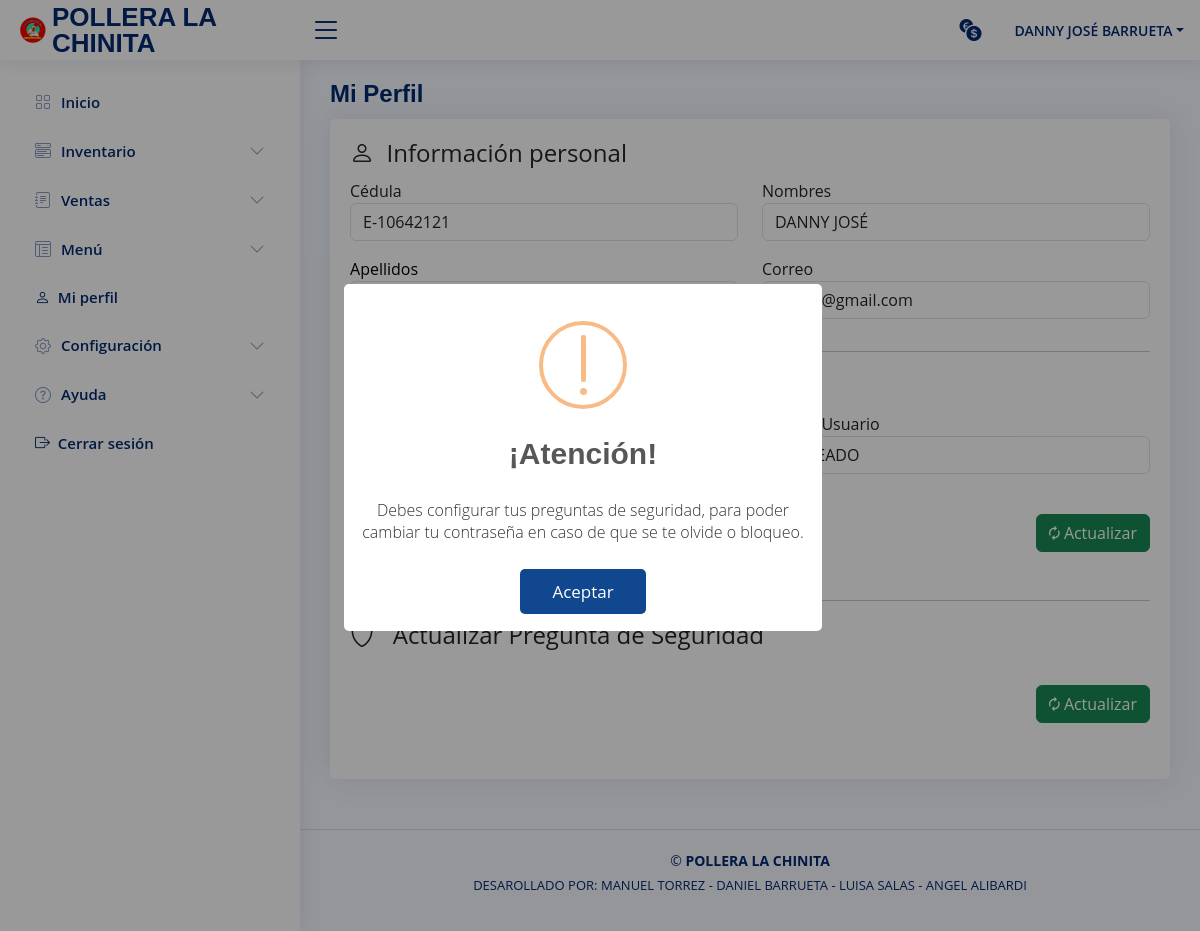
Before: /vista/mi_perfil.php (signed in) with the older database file.
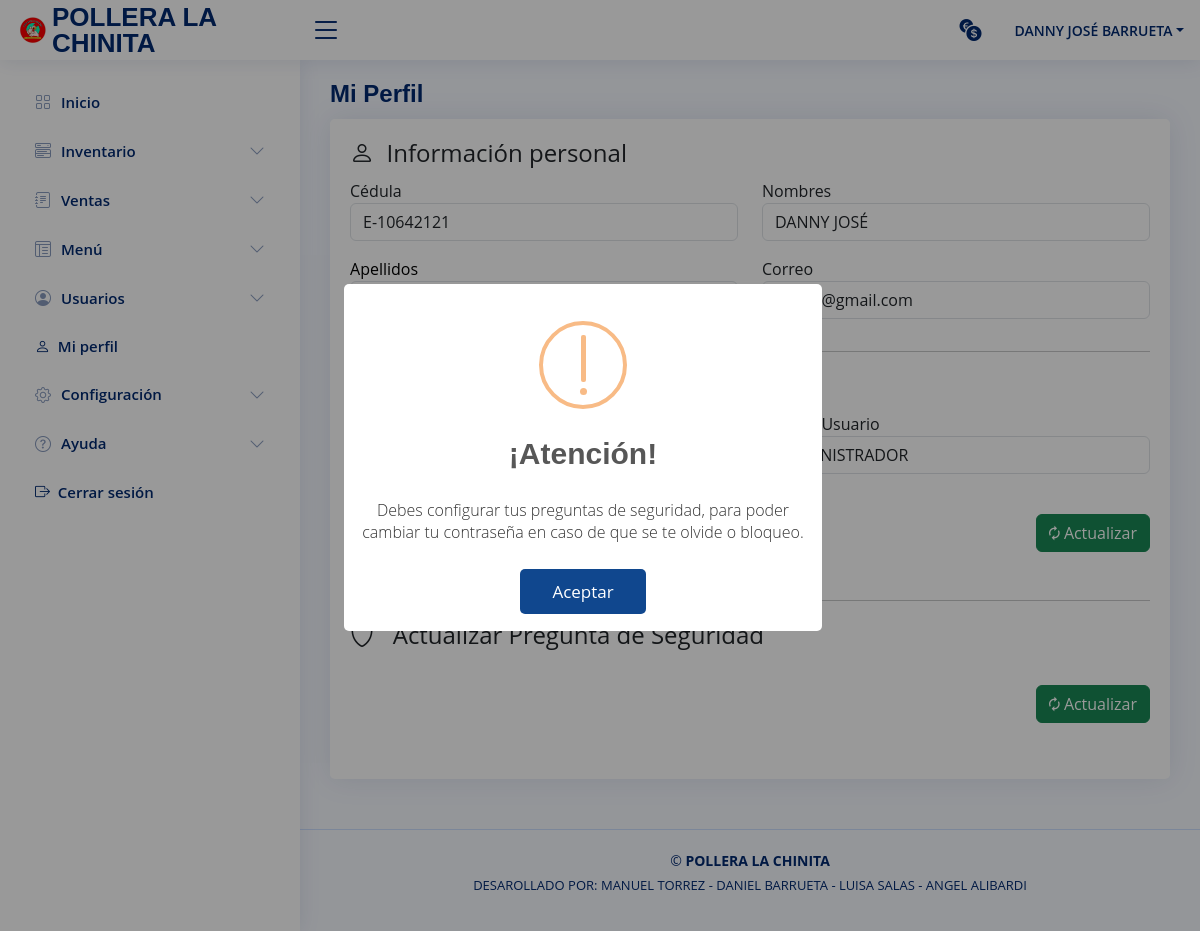
After: the same page with the newer database file.
### tables this page shows
CREATE TABLE `usuario` (
  `id_usuario` int NOT NULL,
  `cedula` varchar(10) NOT NULL,
  `nombre` varchar(50) NOT NULL,
  `apellido` varchar(50) NOT NULL,
  `correo` varchar(70) NOT NULL,
  `contraseña` varchar(20) NOT NULL,
  `telefono` varchar(11) NOT NULL,
  `direccion` varchar(70) NOT NULL,
  `ultima_sesion` date DEFAULT NULL,
  `sesion_activa` tinyint NOT NULL,
  `inhabilitado` tinyint NOT NULL,
  `primer_inicio` tinyint(1) NOT NULL,
  `id_rol` int NOT NULL,
  `estado` int NOT NULL
);

CREATE TABLE `rol` (
  `id_rol` int NOT NULL,
  `nombre` varchar(20) NOT NULL,
  `estado` tinyint NOT NULL,
  `r_proveedores` tinyint NOT NULL,
  `m_proveedores` tinyint NOT NULL,
  `h_proveedores` tinyint NOT NULL,
  `r_categoria` tinyint NOT NULL,
  `r_presentacion` tinyint(1) NOT NULL,
  `r_productos` tinyint NOT NULL,
  `e_productos` tinyint NOT NULL,
  `g_venta` tinyint(1) NOT NULL,
  `d_venta` tinyint(1) NOT NULL,
  `f_venta` tinyint(1) NOT NULL,
  `est_venta` tinyint(1) NOT NULL,
  `r_servicio` tinyint(1) NOT NULL,
  `m_servicio` tinyint(1) NOT NULL,
  `r_cliente` tinyint(1) NOT NULL,
  `m_cliente` tinyint(1) NOT NULL,
  `h_cliente` tinyint(1) NOT NULL,
  `f_cliente` tinyint(1) NOT NULL,
  `r_empleado` tinyint(1) NOT NULL,
  `m_empleado` tinyint(1) NOT NULL,
  `r_rol` tinyint(1) NOT NULL,
  `m_rol` tinyint(1) NOT NULL,
  `m_cant_pregunta_seguridad` tinyint(1) NOT NULL,
  `m_tiempo_sesion` tinyint(1) NOT NULL,
  `m_cant_caracteres` tinyint(1) NOT NULL,
  `m_cant_simbolos` tinyint(1) NOT NULL,
  `m_cant_num` tinyint(1) NOT NULL,
  `v_bitacora` tinyint(1) NOT NULL
);

### include/datos_usuario_include.php (called while the page is built, shortened)
<?php
include_once("../modelo/modeloPrincipal.php");
$id_usuario = $_SESSION['id_usuario'];
$datos_usuario = modeloPrincipal::consultar("SELECT U.id_usuario, U.cedula, U.nombre, U.apellido, U.correo,
    U.contraseña, U.primer_inicio, R.nombre AS nombre_rol FROM usuario AS U INNER JOIN rol AS R ON R.id_rol = U.id_rol
    WHERE U.id_usuario = '$id_usuario'");
if (mysqli_num_rows($datos_usuario) > 0) {
    while ($row = mysqli_fetch_assoc($datos_usuario)) {
        $cedula_user = $row['cedula'];
        $nombre_user = $row['nombre'];
        $correo_user =  $row['correo'];
        $rol_usuario = $row['nombre_rol'];
    }
}

### modelo/modeloPrincipal.php (called while the page is built, shortened)
<?php
class modeloPrincipal {
    public static function Conexion(){
        if(!$con = mysqli_connect(SERVER, USER, PASSWORD)){
            die("Los datos de conexión con la base de datos ingresados son incorrectos, por favor verifique");
        }
        mysqli_set_charset($con, "utf8");
        return $con;
    }
    public static function consultar($query) {
        if (!$consul = mysqli_query(Self::Conexion(),$query)) {
            mysqli_query(Self::Conexion(),"ROLLBACK;");
            die(mysqli_error($query).' Error en la consulta SQL ejecutada ');
        }else{
            mysqli_query(Self::Conexion(),"COMMIT;");
        }
        return $consul;
    }
}

### vista/mi_perfil.php (the view, shortened to what the changed rows need)
<?php
if (!isset($_SESSION['logged_in']) || $_SESSION['logged_in'] !== true) {
	header('Location: ../index.php');
	exit();
}else{ ?>
  <!DOCTYPE html>
  <html lang="en">
    <head>
      <?php
        include_once("../include/css_include.php"); ?>
    </head>
    <body>
      <?php
        include_once("../include/header.php");
        include_once("../include/sliderbar.php"); ?>
      <main id="main" class="main">
        <div class="pagetitle"><h1>Mi Perfil</h1></div>
        <section class="section dashboard">
          <div class="row">
            <div class="col-lg-12">
              <div class="row">
                <div class="col-lg-12">
                  <div class="card">
                    <div class="card-body pb-3">
                      <?php require_once ("../include/datos_usuario_include.php"); ?>
                      <div class="mi_informacion_container col-10 col-lg-12 my-3">
                        <fieldset class="row mb-3">
                            <legend class="col-12 col-sm-12"><i class="bi bi-person"></i> &nbsp;Información personal</legend>
                            <div class="col-12 col-sm-6 col-md-6 col-lg-6 mb-3">
                              <div class="form-group">
                                  <label class="control-label">Cédula</label>
                                  <input type="text" pattern="[0-9\-]{1,30}" class="form-control" value="<?= $cedula_user; ?>" id="cedula" name="cedula" readOnly="true" maxlength="9">
                              </div>
                            </div>
                            <div class="col-12 col-sm-6 col-md-6 col-lg-6 mb-3">
                              <div class="form-group">
                                <label class="control-label">Nombres</label>
                                <input type="text" pattern="[A-Za-zÁÉÍÚÓáéíóúñÑ ]{3,30}" class="form-control" value="<?= $nombre_user; ?>" id="nombres" name="nombres" readOnly="true" maxlength="30">
                              </div>
                            </div>
                            <div class="col-12 col-sm-6 col-md-6 col-lg-6 mb-3">
                              <div class="form-group">
                                <label class="control-label text-black">Apellidos</label>
                              </div>
                            </div>
                            <div class="col-12 col-sm-6 col-md-6 col-lg-6 mb-3">
                              <div class="form-group">
                                <label class="control-label">Correo</label>
                                <input type="email" pattern="[A-Za-zÁÉÍÚÓáéíóúñÑ\@\.\0-9]{3,30}" class="form-control" value="<?= $correo_user; ?>" id="email" name="email" readOnly="true" maxlength="30">
                              </div>
                            </div>
                        </fieldset>
                        <fieldset class="row mb-4">
                            <legend><i class="bi-person-circle"></i> &nbsp;Datos de la Cuenta</legend>
                            <div class="col-12 col-sm-6 col-md-6 col-lg-6 mb-3">
                              <div class="form-group">
                                  <label class="control-label">Nombre de Usuario</label>
                              </div>
                            </div>
                            <div class="col-12 col-sm-6 col-md-6 col-lg-6 mb-3">
                                <div class="form-group">
                                    <label class="control-label">Tipo de Usuario</label>
                                    <input type="text" pattern="[A-Za-zÁÉÍÚÓáéíóúñÑ]{3,30}" class="form-control" value="<?= $rol_usuario; ?>" id="tipo_usuario" name="tipo_usuario" readOnly="true" maxlength="30">
                                </div>
                            </div>
                            <div class="col-12 my-4 text-center d-flex justify-content-end">
                                <button type="submit" class="btn btn-success text-white" data-bs-toggle="modal" data-bs-target="#info_user"><i class='zmdi zmdi-refresh'></i> Actualizar</button>
                            </div>
                        </fieldset>
                        <fieldset class="row">
                          <legend><i class="bi bi-shield"></i> &nbsp; Actualizar Pregunta de Seguridad</legend>
                          <div class="col-12 my-4 text-center d-flex justify-content-end">
                              <button type="submit" class="btn btn-success text-white" data-bs-toggle="modal" data-bs-target="#preguntas_seguridad"><i class='zmdi zmdi-refresh'></i> Actualizar</button>
                          </div>
                        </fieldset>
                      </div>
                    </div>
                  </div>
                </div>
              </div>
            </div>
          </div>
        </section>
      </main>
      <?php include_once("../include/footer.php"); ?>
    </body>
  </html>
<?php } ?>

### include/sliderbar.php (shortened to what the changed rows need)
<aside id="sidebar" class="sidebar">
  <ul class="sidebar-nav" id="sidebar-nav">
    <li class="nav-item">
      <a class="nav-link collapsed" href="inicio.php">
        <i class="bi bi-grid"></i>
        <span>Inicio</span>
      </a>
    </li>
    <li class="nav-item">
      <a class="nav-link collapsed" data-bs-target="#components-nav" data-bs-toggle="collapse" href="#">
        <i class="bi bi-menu-button-wide"></i>
        <span>Inventario</span>
        <i class="bi bi-chevron-down ms-auto"></i>
      </a>
    </li>
    <li class="nav-item">
      <a class="nav-link collapsed" data-bs-target="#forms-nav" data-bs-toggle="collapse" href="#">
        <i class="bi bi-journal-text"></i><span>Ventas</span><i class="bi bi-chevron-down ms-auto"></i>
      </a>
    </li>
    <li class="nav-item">
      <a class="nav-link collapsed" data-bs-target="#tables-nav" data-bs-toggle="collapse" href="#">
        <i class="bi bi-layout-text-window-reverse"></i> <span>Menú</span> <i class="bi bi-chevron-down ms-auto"></i>
      </a>
    </li>
    <?php if ($_SESSION["id_rol"] < "3") {?>
      <li class="nav-item">
        <a class="nav-link collapsed" data-bs-target="#user-list" data-bs-toggle="collapse" href="#">
          <i class="bi bi-person-circle"></i><span>Usuarios</span><i class="bi bi-chevron-down ms-auto"></i>
        </a>
      </li>
    <?php } ?>
    <li class="nav-item">
      <a class="nav-link collapsed bi bi-person" href="./mi_perfil.php">&nbsp; Mi perfil</a>
    </li>
    <?php if ($_SESSION["rol"] < "3") {?>
      <li class="nav-item">
        <a class="nav-link collapsed" data-bs-target="#setting-nav" data-bs-toggle="collapse" href="#">
          <i class="bi bi-gear"></i>
          <span>Configuración</span>
          <i class="bi bi-chevron-down ms-auto"></i>
        </a>
      </li>
    <?php } ?>
    <li class="nav-item">
      <a class="nav-link collapsed" data-bs-target="#ayuda-nav" data-bs-toggle="collapse" href="#">
        <i class="bi bi-question-circle"></i>
        <span>Ayuda</span>
        <i class="bi bi-chevron-down ms-auto"></i>
      </a>
    </li>
    <li class="nav-item">
      <button class="nav-link collapsed bi bi-box-arrow-right btn-exit-system">&nbsp; Cerrar sesión</button>
    </li>
  </ul>
</aside>

Changed rows visible on the page:
changed usuario "DANNY JOSÉ": tipo_usuario "EMPLEADO" → "ADIMINISTRADOR"
Other visible differences:
text now shown: "Usuarios"
